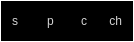
<?xml version="1.0" encoding="UTF-8"?>
<ui version="4.0">
 <class>MainWindow</class>
 <widget class="QMainWindow" name="MainWindow">
  <property name="geometry">
   <rect>
    <x>0</x>
    <y>0</y>
    <width>134</width>
    <height>42</height>
   </rect>
  </property>
  <property name="contextMenuPolicy">
   <enum>Qt::CustomContextMenu</enum>
  </property>
  <property name="windowTitle">
   <string>MiniStocks</string>
  </property>
  <widget class="QWidget" name="centralwidget">
   <property name="sizePolicy">
    <sizepolicy hsizetype="Preferred" vsizetype="Preferred">
     <horstretch>0</horstretch>
     <verstretch>0</verstretch>
    </sizepolicy>
   </property>
   <property name="styleSheet">
    <string notr="true">background-color:white</string>
   </property>
   <layout class="QVBoxLayout" name="verticalLayout">
    <property name="leftMargin">
     <number>1</number>
    </property>
    <property name="topMargin">
     <number>1</number>
    </property>
    <property name="rightMargin">
     <number>1</number>
    </property>
    <property name="bottomMargin">
     <number>1</number>
    </property>
    <item>
     <widget class="QFrame" name="frame">
      <property name="styleSheet">
       <string notr="true">background-color:black
</string>
      </property>
      <property name="frameShape">
       <enum>QFrame::Box</enum>
      </property>
      <property name="frameShadow">
       <enum>QFrame::Sunken</enum>
      </property>
      <layout class="QHBoxLayout" name="horizontalLayout">
       <item>
        <widget class="QLabel" name="symbolColumn">
         <property name="enabled">
          <bool>false</bool>
         </property>
         <property name="styleSheet">
          <string notr="true">color:lightgray</string>
         </property>
         <property name="text">
          <string>s</string>
         </property>
        </widget>
       </item>
       <item>
        <spacer name="spacer1">
         <property name="orientation">
          <enum>Qt::Horizontal</enum>
         </property>
         <property name="sizeType">
          <enum>QSizePolicy::Fixed</enum>
         </property>
         <property name="sizeHint" stdset="0">
          <size>
           <width>10</width>
           <height>0</height>
          </size>
         </property>
        </spacer>
       </item>
       <item>
        <widget class="QLabel" name="priceColumn">
         <property name="enabled">
          <bool>false</bool>
         </property>
         <property name="styleSheet">
          <string notr="true">color:lightgray</string>
         </property>
         <property name="text">
          <string>p</string>
         </property>
         <property name="alignment">
          <set>Qt::AlignLeading|Qt::AlignLeft|Qt::AlignVCenter</set>
         </property>
         <property name="margin">
          <number>0</number>
         </property>
         <property name="indent">
          <number>3</number>
         </property>
        </widget>
       </item>
       <item>
        <spacer name="spacer2">
         <property name="orientation">
          <enum>Qt::Horizontal</enum>
         </property>
         <property name="sizeType">
          <enum>QSizePolicy::Fixed</enum>
         </property>
         <property name="sizeHint" stdset="0">
          <size>
           <width>10</width>
           <height>0</height>
          </size>
         </property>
        </spacer>
       </item>
       <item>
        <widget class="QLabel" name="curColumn">
         <property name="enabled">
          <bool>false</bool>
         </property>
         <property name="styleSheet">
          <string notr="true">color:lightgray</string>
         </property>
         <property name="text">
          <string>c</string>
         </property>
         <property name="alignment">
          <set>Qt::AlignLeading|Qt::AlignLeft|Qt::AlignVCenter</set>
         </property>
         <property name="indent">
          <number>6</number>
         </property>
        </widget>
       </item>
       <item>
        <spacer name="spacer3">
         <property name="orientation">
          <enum>Qt::Horizontal</enum>
         </property>
         <property name="sizeType">
          <enum>QSizePolicy::Fixed</enum>
         </property>
         <property name="sizeHint" stdset="0">
          <size>
           <width>10</width>
           <height>0</height>
          </size>
         </property>
        </spacer>
       </item>
       <item>
        <widget class="QLabel" name="changColumn">
         <property name="enabled">
          <bool>false</bool>
         </property>
         <property name="styleSheet">
          <string notr="true">color:lightgray</string>
         </property>
         <property name="text">
          <string>ch</string>
         </property>
         <property name="alignment">
          <set>Qt::AlignRight|Qt::AlignTrailing|Qt::AlignVCenter</set>
         </property>
        </widget>
       </item>
      </layout>
      <zorder>symbolColumn</zorder>
      <zorder>priceColumn</zorder>
      <zorder>curColumn</zorder>
      <zorder>changColumn</zorder>
      <zorder>spacer2</zorder>
      <zorder>spacer1</zorder>
      <zorder>spacer3</zorder>
     </widget>
    </item>
   </layout>
  </widget>
 </widget>
 <resources/>
 <connections/>
</ui>
